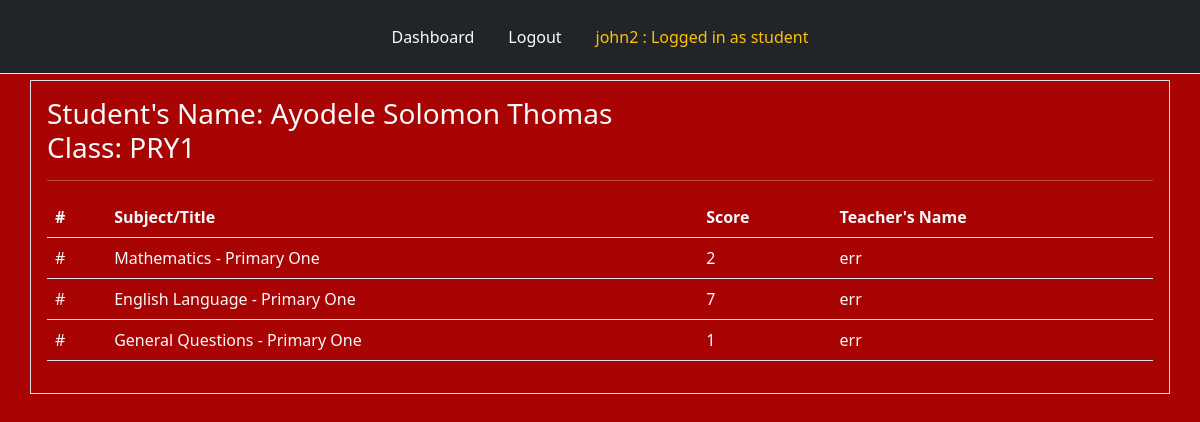
Page /results_student (signed in) on the committed database.
### tables this page shows
CREATE TABLE "students" (
	"id"	INTEGER,
	"name"	TEXT NOT NULL,
	"fullname"	TEXT NOT NULL,
	"password"	TEXT NOT NULL,
	"klass"	TEXT NOT NULL,
	PRIMARY KEY("id")
);

CREATE TABLE completed (
    id INTEGER PRIMARY KEY,
    student_name TEXT NOT NULL,
    student_fullname TEXT NOT NULL,
    klass TEXT NOT NULL,
    test_id INTEGER,
    title TEXT NOT NULL,
    score INTEGER,
    total INTEGER,
    teacher_name TEXT NOT NULL,
    teacher_fullname TEXT NOT NULL
);

### app.py (the view)
@app.route("/results_student", methods = ["POST", "GET"])
def results_student():
    user = get_current_user()
    db = connect_to_DB()
    klass = user[4]
    student_name = user[1]
    student_fullname = user[2]
    user_cursor = db.execute("SELECT * FROM completed WHERE student_name = ?", [student_name])
    results_student = user_cursor.fetchall()
    return render_template("results_student.html", user=user, results_student=results_student, klass=klass, student_fullname = student_fullname)

### app.py (called while the page is built)
@app.teardown_appcontext
def close_database(error):
    if hasattr(g, "app_database_db"):
        g.app_database_db.close()

def get_current_user():
    user_result = None
    if 'user' in session:
        user = session['user']
        db = getDatabase()
        student_cursor = db.execute("SELECT * FROM students WHERE name = ?", [user])
        student_result = student_cursor.fetchone()
        if student_result:
            user_result = student_result
        else:
            user_cursor = db.execute("SELECT * FROM users WHERE name = ?", [user])
            user_result = user_cursor.fetchone()
    return user_result

### database.py (called while the page is built)
def connect_to_DB():
    current_dir = os.path.dirname(os.path.abspath(__file__))
    db_file = os.path.join(current_dir, "app_database.db")
    sql = sqlite3.connect(db_file)
    sql.row_factory = sqlite3.Row
    return sql

def getDatabase():
    if not hasattr(g, "app_database_db"):
        g.app_database_db = connect_to_DB()
    return g.app_database_db

### templates/results_student.html (shortened to what this page needs)
{% from "nav.html" import links %}
<!doctype html>
<html lang="en">
  <head>
    <link href="https://cdn.jsdelivr.net/npm/bootstrap@5.2.3/dist/css/bootstrap.min.css" rel="stylesheet">
    <link rel="stylesheet" type="text/css" href="{{ url_for('static', filename = 'style.css') }}"
  </head>
  <body>
        <div class="header mb-2">
            {{ links(user) }}
        </div>
        <div class="question container border text-light p-3">
          <h3>
            Student's Name: {{ student_fullname }} <br> Class: {{ klass }}
          </h3>
          <hr style="color: white"/>
          <div class="list-group">
          {% if results_student %}
              <table class="table table-hover text-light">
                <thead>
                  <tr>
                    <th scope="col">#</th>
                    <th scope="col">Subject/Title</th>
                    <th scope="col">Score</th>
                    <th scope="col">Teacher's Name</th>
                  </tr>
                </thead>
                  {% for eachuser in results_student %}
                  <tbody>
                    <tr class="text-light">
                      <td>#</td>
                      <td>{{ eachuser['title'] }}</td>
                      <td>{{ eachuser['score'] }}</td>
                      <td>{{ eachuser['teacher_fullname'] }}</td>
                    </tr>
                  </tbody>
                  {% endfor %}
              </table>
          {% endif %}
          </div>
        </div>
  </body>
</html>

### templates/nav.html (shortened to what this page needs)
{% macro links(user) %}
<ul class="nav nav-tabs p-3 bg-dark justify-content-center position-fixed" style="top: 0; width: 100%; z-index: 9999;">
    {% if user %}
    <li class="nav-item">
        <a class="nav-link text-light" href="{{ url_for('dashboard') }}">Dashboard</a>
    </li>
    <li class="nav-item">
        <a class="nav-link text-light" href="{{ url_for('logout') }}">Logout</a>
    </li>
    {% endif %}
    {% if user %}
        <li class="nav-item">
            <a class="nav-link text-warning" href="{{ url_for('dashboard') }}">
                {{ user['name'] }} : Logged in as
                {% if user['klass'] in ["KG1", "KG2", "NUR1", "NUR2", "PRY1", "PRY2", "PRY3", "PRY4", "PRY5", "PRY6"] %}
                    student
                {% else %}
                    {{ user['role'] }}
                {% endif %}
            </a>
        </li>
    {% endif %}
</ul>
{% endmacro %}

### static/style.css (style rules this page uses)
body { background-color: rgb(168, 4, 4); margin-top: 80px; }

### rows in the picture
students: name "john2", fullname "Ayodele Solomon Thomas", klass "PRY1"
completed: title "Mathematics - Primary One", score "2", teacher_fullname "err"
completed: title "English Language - Primary One", score "7", teacher_fullname "err"
completed: title "General Questions - Primary One", score "1", teacher_fullname "err"
